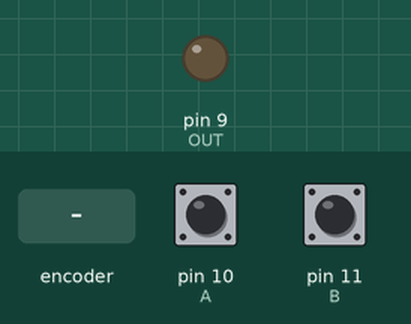
Simulated run of this program. Board: Arduino Uno, built with avr-gcc and run on an emulated ATmega328P. Shown: output pins drawn as LEDs (lit = HIGH). Dashed ring = blinking. The test bench sets the inputs (shaded band); at power-on: pin 10 (A) HIGH, pin 11 (B) HIGH.

Above: at 1.2 s.
1.3 s: rotary encoder on pin 10 (A) / pin 11 (B) turned 2 steps (second pin leading)
At 1.55 s:
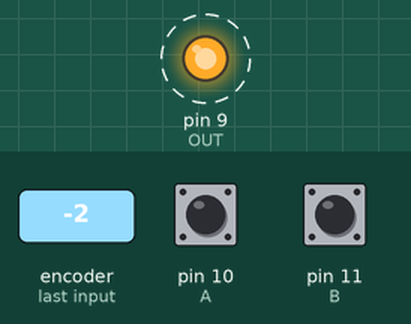
Timing chart, 0 to 4.3 s (numbered marks = the images above; inputs shaded):
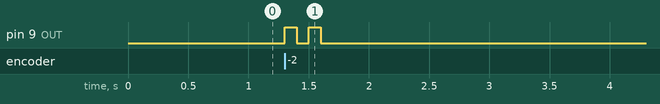

The program:

main.cpp
```cpp
#include <Arduino.h>

int A = 10;
int B = 11;
int OUT = 9;

void setup()
{
  pinMode(A, INPUT_PULLUP);
  pinMode(B, INPUT_PULLUP);
  pinMode(OUT, OUTPUT);
}

void loop()
{
  int a = digitalRead(A);
  int b = digitalRead(B);

  int Q = a && (!b);   // Q = A B'

  digitalWrite(OUT, Q);

  delay(100);
}
```

Measured:
- after the input at 1.3 s, pin 9 (OUT): alternates HIGH for 0.10 s and LOW for 0.10 s, 4 changes in all, then stays LOW, starting at once
